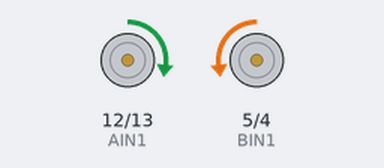
Bench run of a sketch on a simulated Arduino Uno, built with avr-gcc and run on an emulated ATmega328P. On the bench: motor-driver pin pairs drawn as motors (green arrow = first pin HIGH = forward, orange = second pin HIGH = backward, longer = more drive, scaled by the enable pin).

Above: at 2.5 s.
At 7.5 s:
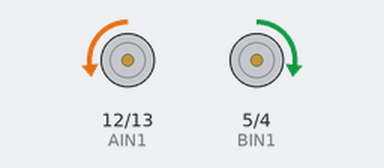
At 12.5 s:
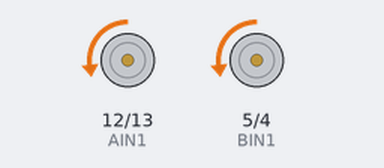
At 17.5 s:
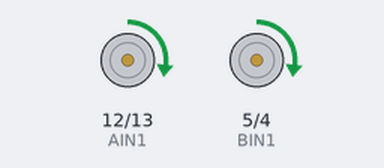
Timing chart, 0 to 26.0 s (numbered marks = the images above):
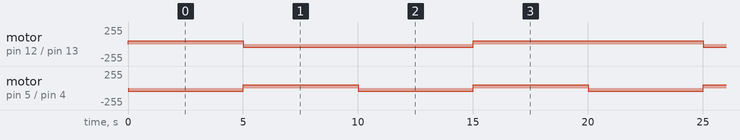

The sketch:

sketch_feb13a.ino
```cpp
#define AIN1 12
#define AIN2 13
#define PWMA 11
#define BIN1 5
#define BIN2 4
#define PWMB 6
int speed = 50;
void goingforward(int speed){
    digitalWrite(AIN1,HIGH);
    digitalWrite(AIN2,LOW);
    digitalWrite(BIN1,LOW);
    digitalWrite(BIN2,HIGH);
    analogWrite(PWMA,speed);
    analogWrite(PWMB,speed);
  }

  void goingback(int speed){
    digitalWrite(AIN1,LOW);
    digitalWrite(AIN2,HIGH);
    digitalWrite(BIN1,HIGH);
    digitalWrite(BIN2,LOW);
    analogWrite(PWMA,speed);
    analogWrite(PWMB,speed);
  }

  void turn_left(){
    digitalWrite(AIN1,HIGH);
    digitalWrite(AIN2,LOW);
    digitalWrite(BIN1,HIGH);
    digitalWrite(BIN2,LOW);
    analogWrite(PWMA,50);
    analogWrite(PWMB,50);
  }

  void turn_right(){
    digitalWrite(AIN1,LOW);
    digitalWrite(AIN2,HIGH);
    digitalWrite(BIN1,LOW);
    digitalWrite(BIN2,HIGH);
    analogWrite(PWMA,50);
    analogWrite(PWMB,50);
  }
void setup() {
  pinMode(AIN1,OUTPUT);
  pinMode(AIN2,OUTPUT);
  pinMode(PWMA,OUTPUT);
  pinMode(BIN1,OUTPUT);
  pinMode(BIN2,OUTPUT);
  pinMode(PWMB,OUTPUT);
}

void loop() {
  goingforward(speed);
  delay(5000);
  goingback(speed);
  delay(5000);
  turn_right();
  delay(5000);
  turn_left();
  delay(5000);
  }
```

Measured:
- by itself, motor on pin 12 (AIN1) / pin 13 (AIN2): repeats every 20.0 s: backward 50/255 10.0 s, forward 50/255 10.0 s
- by itself, motor on pin 5 (BIN1) / pin 4 (BIN2): alternates forward 50/255 for 5.0 s and backward 50/255 for 5.0 s
